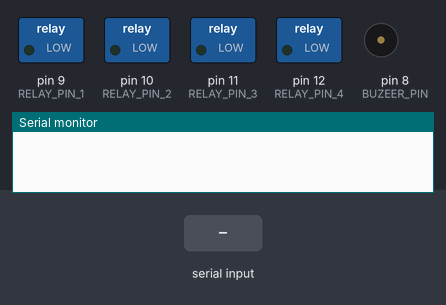
Bench run of a sketch on a simulated Arduino Uno, built with avr-gcc and run on an emulated ATmega328P. Parts: switched loads named in the sketch (green lamp = pin HIGH), buzzer (waves = sounding, pin HIGH), the last lines printed to the serial monitor. The inputs (shaded band) are chosen by the test bench.

Above: at 1.2 s.
1.3 s: "1\n" received over Serial
At 2.6 s:
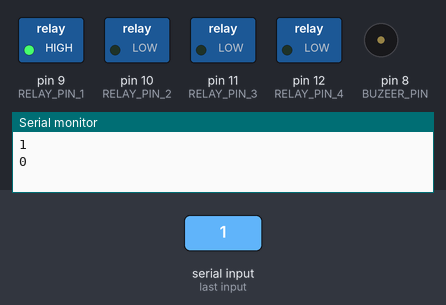
2.9 s: "2\n" received over Serial
At 4.0 s:
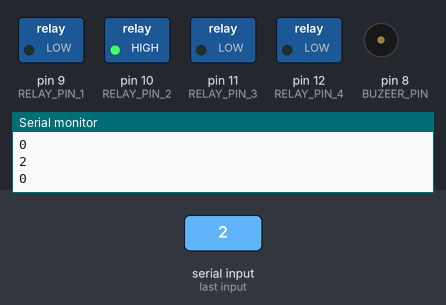
4.5 s: "4\n" received over Serial
At 5.2 s:
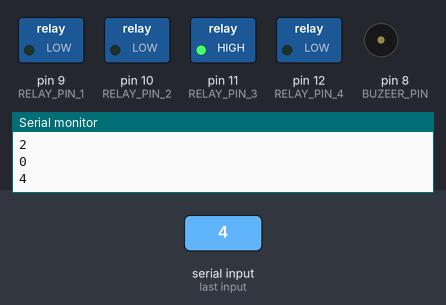
6.1 s: "8\n" received over Serial
At 7.6 s:
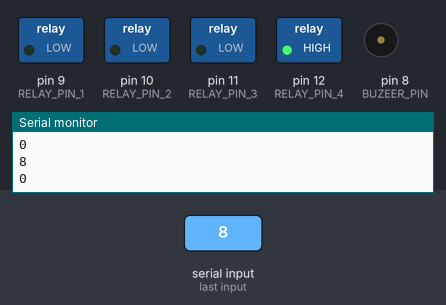
Timing chart, 0 to 8.7 s (numbered marks = the images above; inputs shaded):
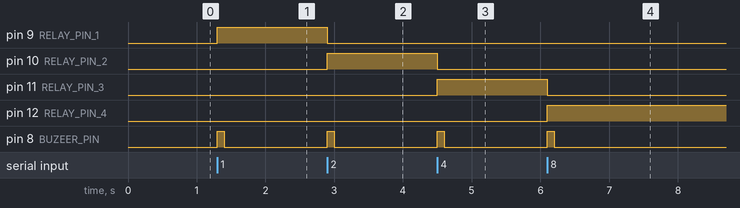

The sketch:

Led_Test3.ino
```cpp
// 蜂鳴器
const int BUZEER_PIN = 8;
// 控制站
const int RELAY_PIN_1 = 9;
const int RELAY_PIN_2 = 10;
const int RELAY_PIN_3 = 11;
const int RELAY_PIN_4 = 12;
// 休息
const int SLEEP = 500;
const int BUZEER_SLEEP = 100;

void setup() {
  Serial.begin(115200);
  pinMode(RELAY_PIN_1, OUTPUT);
  pinMode(RELAY_PIN_2, OUTPUT);
  pinMode(RELAY_PIN_3, OUTPUT);
  pinMode(RELAY_PIN_4, OUTPUT);
  pinMode(BUZEER_PIN, OUTPUT);
}

void loop() {
  if(Serial.available() > 0) {
    int c = Serial.parseInt();
    //String c = Serial.readStringUntil('\n');
    Serial.println(c);  // 電腦顯示
    switch(c){
      case 1:
        digitalWrite(RELAY_PIN_1, HIGH);
        digitalWrite(RELAY_PIN_2, LOW);
        digitalWrite(RELAY_PIN_3, LOW);
        digitalWrite(RELAY_PIN_4, LOW);
        sound();
        break;
      case 2:
        digitalWrite(RELAY_PIN_1, LOW);
        digitalWrite(RELAY_PIN_2, HIGH);
        digitalWrite(RELAY_PIN_3, LOW);
        digitalWrite(RELAY_PIN_4, LOW);
        sound();
        break;
      case 4:
        digitalWrite(RELAY_PIN_1, LOW);
        digitalWrite(RELAY_PIN_2, LOW);
        digitalWrite(RELAY_PIN_3, HIGH);
        digitalWrite(RELAY_PIN_4, LOW);
        sound();
        break;
      case 8:
        digitalWrite(RELAY_PIN_1, LOW);
        digitalWrite(RELAY_PIN_2, LOW);
        digitalWrite(RELAY_PIN_3, LOW);
        digitalWrite(RELAY_PIN_4, HIGH);
        sound();
        break;
    }

  }
}

void sound() {
    digitalWrite(BUZEER_PIN, HIGH);                       // 蜂鳴器 開
    delay(BUZEER_SLEEP);                                     // 發音時間
    digitalWrite(BUZEER_PIN, LOW);                        // 蜂鳴器 關
}
```

Measured:
- after the input at 1.3 s, pin 9 (RELAY_PIN_1): LOW → HIGH at once; pin 8 (BUZEER_PIN): LOW → HIGH at once, → LOW 0.10 s later
- after the input at 2.9 s, pin 9 (RELAY_PIN_1): HIGH → LOW at once; pin 10 (RELAY_PIN_2): LOW → HIGH at once; pin 8 (BUZEER_PIN): LOW → HIGH at once, → LOW 0.10 s later
- after the input at 4.5 s, pin 10 (RELAY_PIN_2): HIGH → LOW at once; pin 11 (RELAY_PIN_3): LOW → HIGH at once; pin 8 (BUZEER_PIN): LOW → HIGH at once, → LOW 0.10 s later
- after the input at 6.1 s, pin 11 (RELAY_PIN_3): HIGH → LOW at once; pin 12 (RELAY_PIN_4): LOW → HIGH at once; pin 8 (BUZEER_PIN): LOW → HIGH at once, → LOW 0.10 s later
